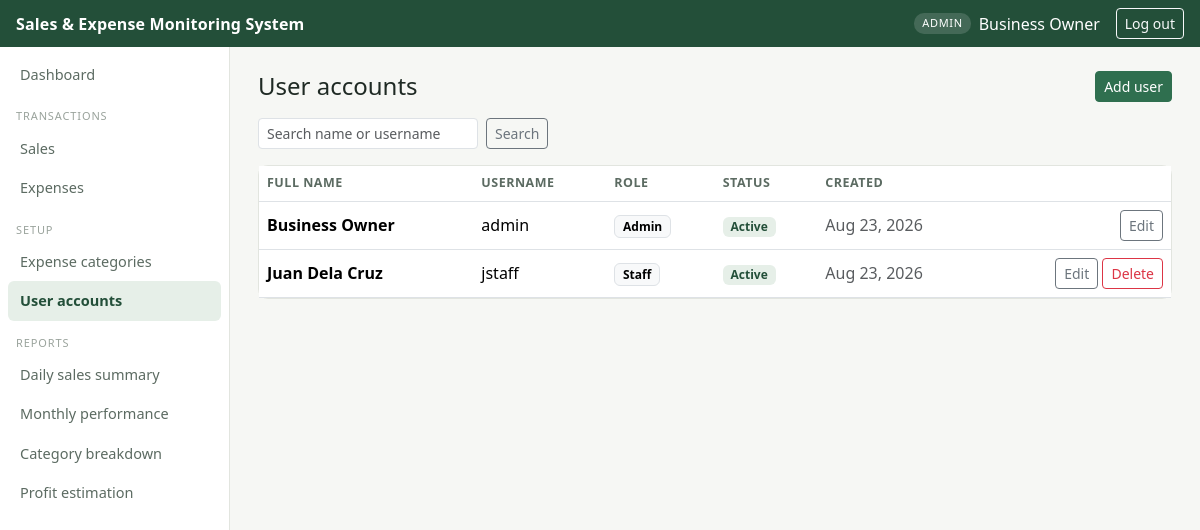
The app's page /app/modules/users/list.php (signed in) with its own data.
### tables this page shows
CREATE TABLE users (
    user_id         INT AUTO_INCREMENT PRIMARY KEY,
    username        VARCHAR(50)  NOT NULL UNIQUE,
    password_hash   VARCHAR(255) NOT NULL,
    full_name       VARCHAR(100) NOT NULL,
    role            ENUM('admin', 'staff') NOT NULL DEFAULT 'staff',
    status          ENUM('active', 'inactive') NOT NULL DEFAULT 'active',
    created_at      TIMESTAMP NOT NULL DEFAULT CURRENT_TIMESTAMP
);

### app/includes/auth.php (called while the page is built, shortened)
<?php
function currentUser(): array
{
    return [
        'user_id'   => $_SESSION['user_id']   ?? null,
        'username'  => $_SESSION['username']  ?? null,
        'full_name' => $_SESSION['full_name'] ?? null,
        'role'      => $_SESSION['role']      ?? null,
    ];
}

### app/modules/users/list.php (the view, shortened to what this page needs)
<?php
require_once __DIR__ . '/../../includes/auth.php';
$search = trim($_GET['q'] ?? '');
$sql = "SELECT user_id, username, full_name, role, status, created_at FROM users WHERE 1=1";
$sql .= " ORDER BY full_name";
$stmt = $conn->prepare($sql);
$stmt->execute();
$users = $stmt->get_result();
include __DIR__ . '/../../includes/header.php';
?>
<div class="d-flex justify-content-between align-items-center mb-3">
  <h1 class="h4 mb-0">User accounts</h1>
  <a href="add.php" class="btn btn-brand btn-sm">Add user</a>
</div>
<form class="row g-2 mb-3" method="get">
  <div class="col-auto">
    <input type="text" name="q" class="form-control form-control-sm" placeholder="Search name or username"
           value="<?= htmlspecialchars($search) ?>">
  </div>
  <div class="col-auto">
    <button class="btn btn-sm btn-outline-secondary">Search</button>
  </div>
</form>
<div class="card p-0">
  <table class="table mb-0 align-middle">
    <thead><tr><th>Full name</th><th>Username</th><th>Role</th><th>Status</th><th>Created</th><th></th></tr></thead>
    <tbody>
      <?php while ($u = $users->fetch_assoc()): ?>
        <tr>
          <td class="fw-semibold"><?= htmlspecialchars($u['full_name']) ?></td>
          <td><?= htmlspecialchars($u['username']) ?></td>
          <td><span class="badge text-bg-light border"><?= ucfirst($u['role']) ?></span></td>
          <td>
            <?php if ($u['status'] === 'active'): ?>
              <span class="badge badge-status-healthy">Active</span>
            <?php else: ?>
              <span class="badge badge-status-loss">Inactive</span>
            <?php endif; ?>
          </td>
          <td class="text-muted"><?= date('M j, Y', strtotime($u['created_at'])) ?></td>
          <td class="text-end">
            <a href="edit.php?id=<?= $u['user_id'] ?>" class="btn btn-sm btn-outline-secondary">Edit</a>
            <?php if ((int)$u['user_id'] !== (int) currentUser()['user_id']): ?>
            <a href="delete.php?id=<?= $u['user_id'] ?>" class="btn btn-sm btn-outline-danger"
               onclick="return confirm('Delete this user account?');">Delete</a>
            <?php endif; ?>
          </td>
        </tr>
      <?php endwhile; ?>
    </tbody>
  </table>
</div>
<?php include __DIR__ . '/../../includes/footer.php'; ?>

### app/assets/css/style.css (style rules this page uses)
:root { --ink: #1f2a24; --ink-muted: #5c6b62; --surface: #f6f7f4; --card: #ffffff; --line: #e2e5df; --accent: #2f6f4f; --accent-dark: #234f39; --accent-soft: #e6efe8; --warn: #b5651d; --danger: #a3342b; }
body { background: var(--surface); color: var(--ink); font-family: "Segoe UI", Roboto, -apple-system, sans-serif; }
.card { border: 1px solid var(--line); border-radius: 10px; }
.btn-brand { background: var(--accent); border-color: var(--accent); color: #fff; }
table.table thead th { font-size: 12.5px; text-transform: uppercase; letter-spacing: .04em; color: var(--ink-muted); border-bottom-width: 1px; }
.badge-status-healthy { background: var(--accent-soft); color: var(--accent-dark); }

### records on screen
users: full_name "Business Owner", username "admin", role "Admin", status "Active", created_at "Aug 23, 2026"
users: full_name "Juan Dela Cruz", username "jstaff", role "Staff", status "Active", created_at "Aug 23, 2026"

### other values on screen
$user['role'] "ADMIN"
$user['full_name'] "Business Owner"
